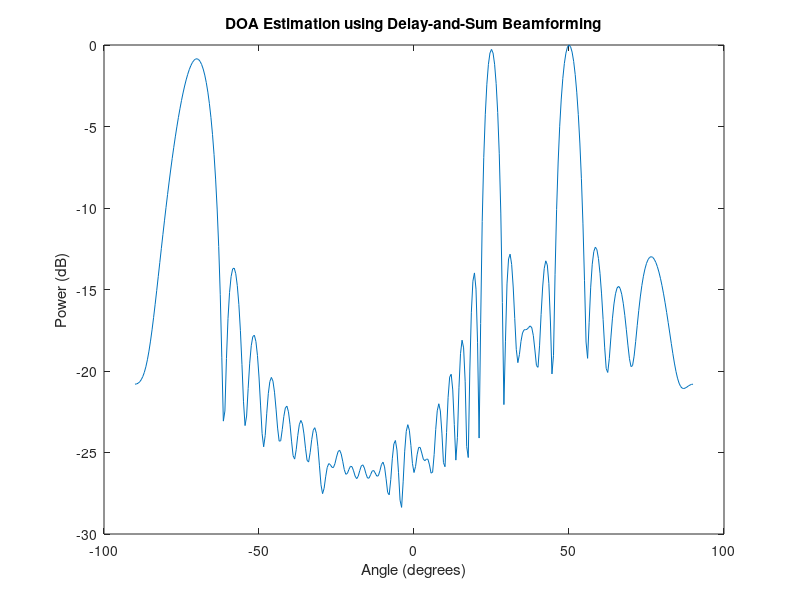

Here is the MATLAB script that generated this plot:
%%  Simulation of 1-Dimensional Array for Estimation of Angle of Arrival Using Conventional Beamforming
%%%%%%%%%%%%%%%%%%%%%%%%%%%%%%%%%%%%%%%%%%%%%%%
%%%%%%%%%%%%%%%%%%%%%%%%%%%%%%%%%%%%%%%%%%%%%%%
%% Clear the cache
%%%%%%%%%%%%%%%%%%%%%%%%%%%%%%%%%%%%%%%%%%%%%%%

clc; clear; close ;tic

%%%%%%%%%%%%%%%%%%%%%%%%%%%%%%%%%%%%%%%%%%%%%%%
%% Parameters
%%%%%%%%%%%%%%%%%%%%%%%%%%%%%%%%%%%%%%%%%%%%%%%


numElements = 32;                        % Number of array elements
numSignals = 3;                           % Number of incoming signals
numSnapshots = 300;                  % Number of snapshots
elementSpacing = 0.5;                 % Spacing between array elements in wavelengths
SNR = 0;                                    % SNR values in db
angles = [50 -70 25];                     % Angles of arrival in degrees


%%%%%%%%%%%%%%%%%%%%%%%%%%%%%%%%%%%%%%%%%%%%%%%
%% Create the steering vectors matrix
%%%%%%%%%%%%%%%%%%%%%%%%%%%%%%%%%%%%%%%%%%%%%%%

steeringVector = exp(-1j*(0:numElements-1)'*pi*sin(deg2rad(angles)));


%%%%%%%%%%%%%%%%%%%%%%%%%%%%%%%%%%%%%%%%%%%%%%%
%% Simulate the Incoming Signals
%%%%%%%%%%%%%%%%%%%%%%%%%%%%%%%%%%%%%%%%%%%%%%%

signals = (randn(numSignals, numSnapshots) + 1i * randn(numSignals, numSnapshots)) * sqrt(0.5); % Generating a Pseudo-Random Signal


% Generate noise
noise = (randn(numElements, numSnapshots) + 1i * randn(numElements, numSnapshots)) * sqrt(0.5);  % Generation of Pseudo-Random Noise
noisePower = 10^(-SNR/10); % Noise Power 
noise = sqrt(noisePower) * noise; 


R1 = steeringVector*signals + noise;
R = (R1*R1')/numSnapshots;

%%%%%%%%%%%%%%%%%%%%%%%%%%%%%%%%%%%%%%%%%%%%%%%
%% DOA Estimation using Delay-and-Sum Beamforming
%%%%%%%%%%%%%%%%%%%%%%%%%%%%%%%%%%%%%%%%%%%%%%%

theta_scan = -90:0.5:90;   % Angle range to scan [degrees]
P = zeros(size(theta_scan));  % Power for each angle
a = exp(-1j*pi*(0:numElements-1)'*sin(deg2rad(theta_scan)));
% Beamforming (Delay-and-Sum)
for i = 1:length(theta_scan)
    P(i) = abs(a(:,i)' * R * R' * a(:,i));  % Beamformer output power
end

% Normalize and plot the results
P = P / max(P);
figure;
plot(theta_scan, 10*log10(P));
xlabel('Angle (degrees)');
ylabel('Power (dB)');
title('DOA Estimation using Delay-and-Sum Beamforming');
